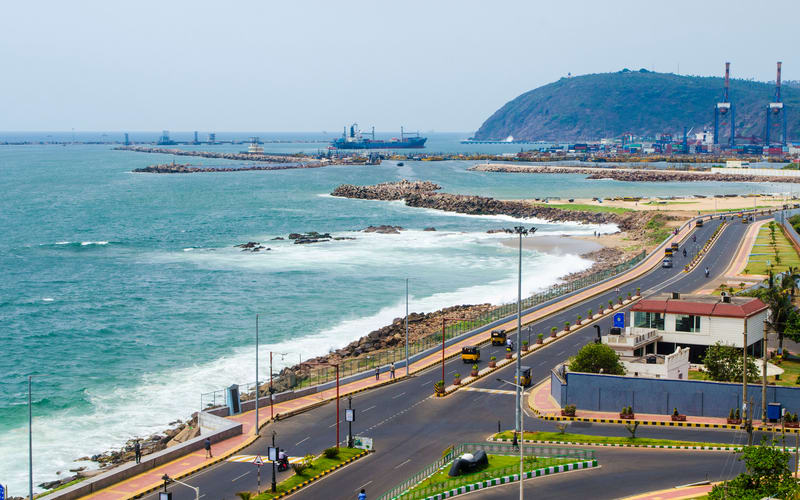
#> input picture vizag.jpg, 800 x 500 px, found by its file name
$ python cartoon_effect.py
#> lines starting #> are read from the running program, lines starting #| are printed output that depends on the picture; after the words box and inside, x2 and y2 are one past the last pixel; in counts of white or black regions, pixels touching at a corner belong together
import cv2
import numpy as np

img = cv2.imread('/Users/varun/Documents/cartoon_effect/vizag.jpg')
#> img is the input picture: shape (500, 800, 3); mean B, G, R 162.6, 157.8, 138.3
img = cv2.resize(img,(720,360))
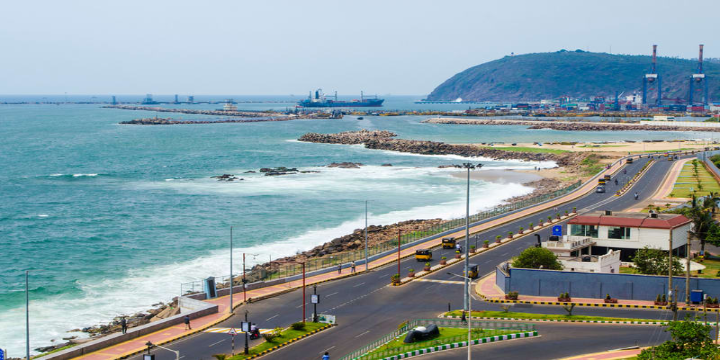
#> img: shape (360, 720, 3); mean B, G, R 162.5, 157.6, 138.2


gray_img = cv2.cvtColor(img,cv2.COLOR_BGR2GRAY)
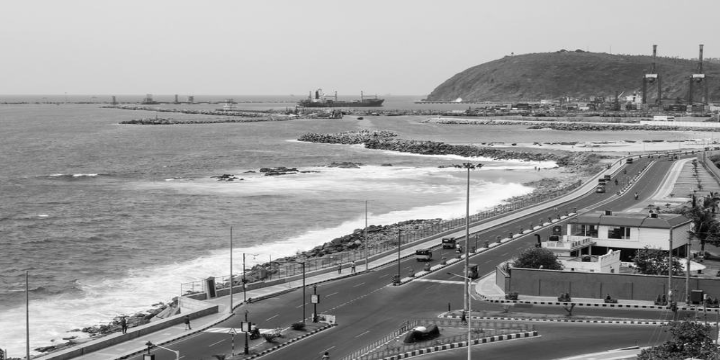
#> gray_img: shape (360, 720); min 1, max 254, mean 152.4
gray_edges = cv2.Canny(gray_img,127,255)
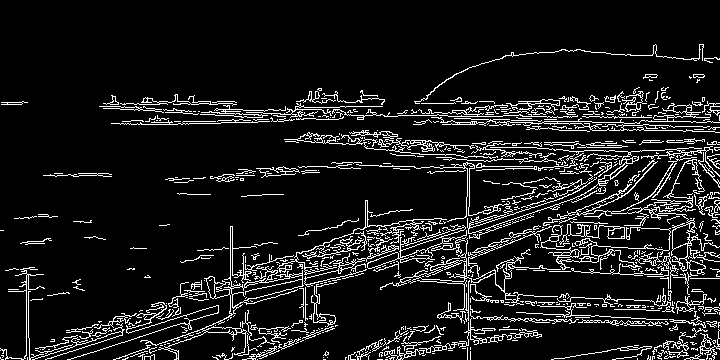
#> gray_edges: shape (360, 720); 10.2% white in thin lines or dots, all inside (x1, y1, x2, y2) = (0, 44, 720, 360)
gray_thresh = cv2.adaptiveThreshold(gray_img,255, cv2.ADAPTIVE_THRESH_GAUSSIAN_C, cv2.THRESH_BINARY,11,20)
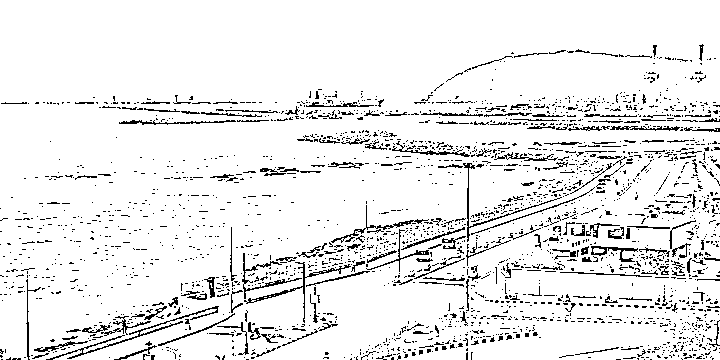
#> gray_thresh: shape (360, 720); 92% white; black in thin lines or dots, all inside (x1, y1, x2, y2) = (0, 44, 720, 360)


color_smooth = cv2.bilateralFilter(img,9,300,300)

color = cv2.bitwise_and(color_smooth,color_smooth,mask = gray_thresh)
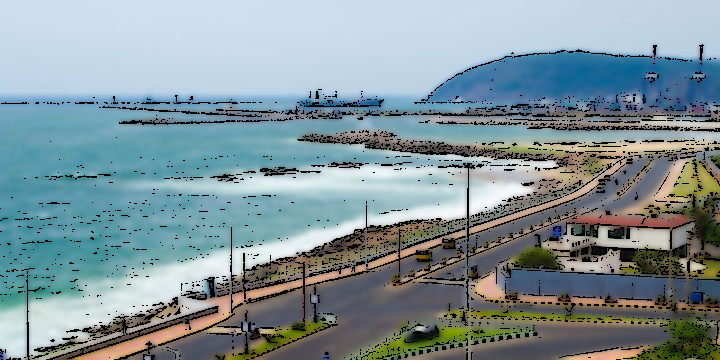
#> color: shape (360, 720, 3); mean B, G, R 153.8, 148.3, 129.1

x = img.shape[0]
#> x = 360
y = img.shape[1]
#> y = 720

final_image = np.zeros((2*x,y,3),np.uint8)

final_image[:x,:,:] = img
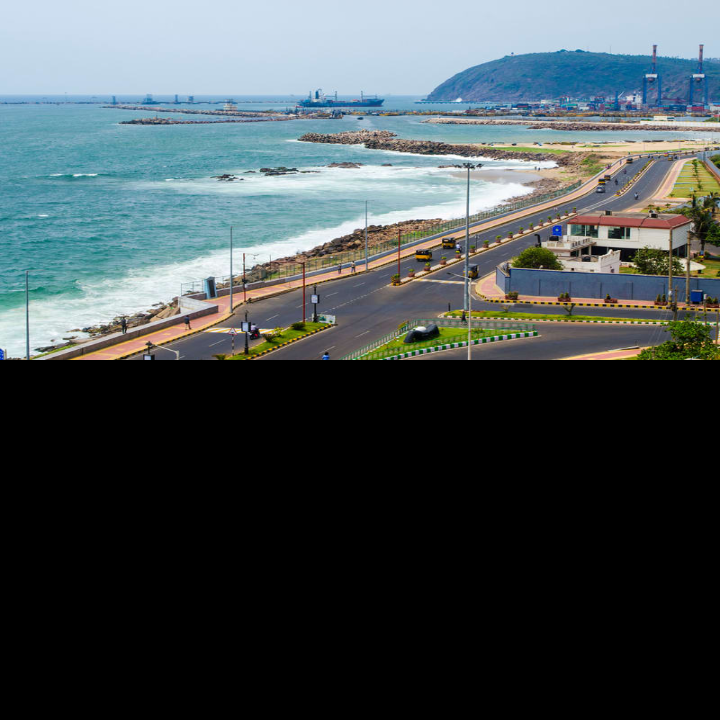
#> final_image: shape (720, 720, 3); mean B, G, R 81.2, 78.8, 69.1
final_image[x:,:,:] = color
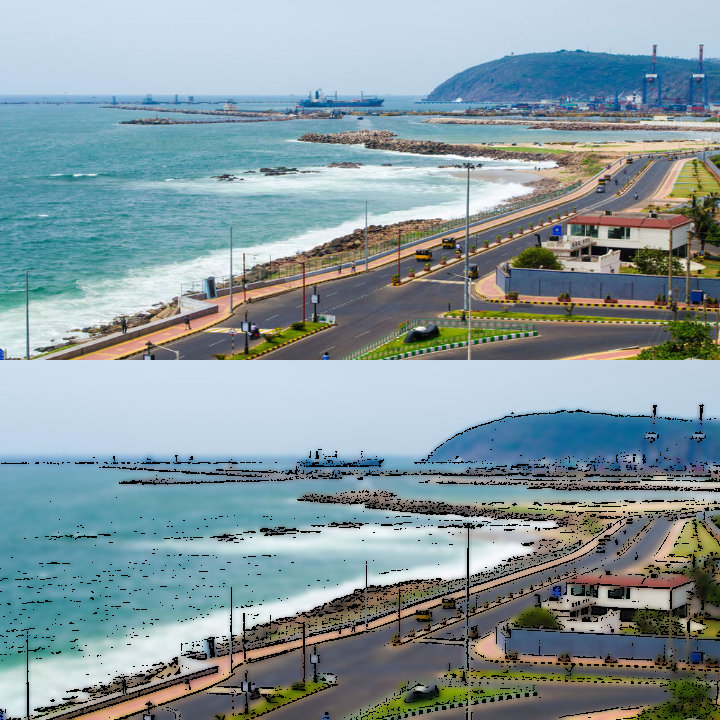
#> final_image: shape (720, 720, 3); mean B, G, R 158.1, 153, 133.7

cv2.imwrite('final_image.jpg',final_image)
cv2.imshow("Final",final_image)

cv2.waitKey(0)
cv2.destroyAllWindows()

$ run again, with rohit.jpg copied over vizag.jpg
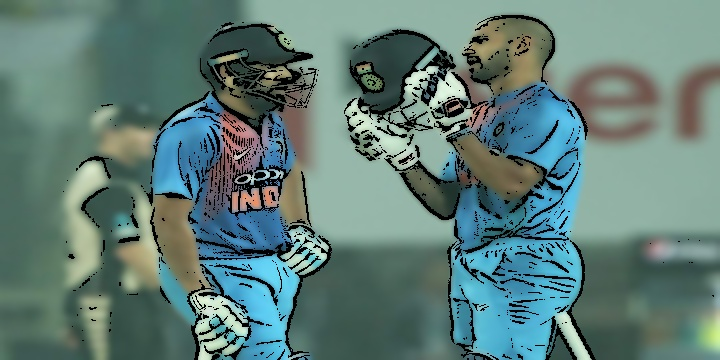
#> input picture rohit.jpg, 720 x 360 px, found by its file name
#> img is the input picture: shape (360, 720, 3); mean B, G, R 120.1, 125.6, 96.6
#> `gray_edges = cv2.Canny(gray_img,127,255)`:
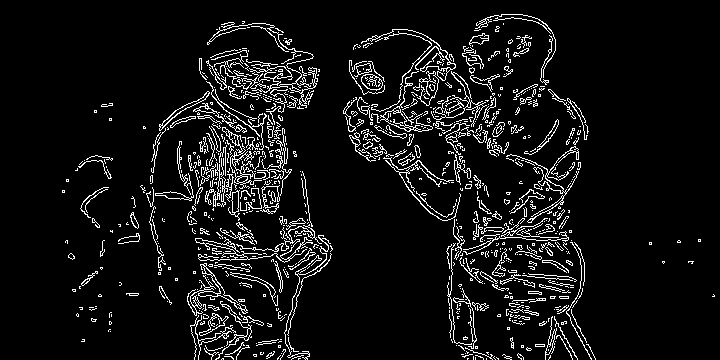
#> gray_edges: shape (360, 720); 7.4% white in thin lines or dots, all inside (x1, y1, x2, y2) = (62, 14, 715, 360)
#> gray_thresh: shape (360, 720); 92% white; black in thin lines or dots, all inside (x1, y1, x2, y2) = (63, 15, 714, 360)
#> `final_image[x:,:,:] = color`:
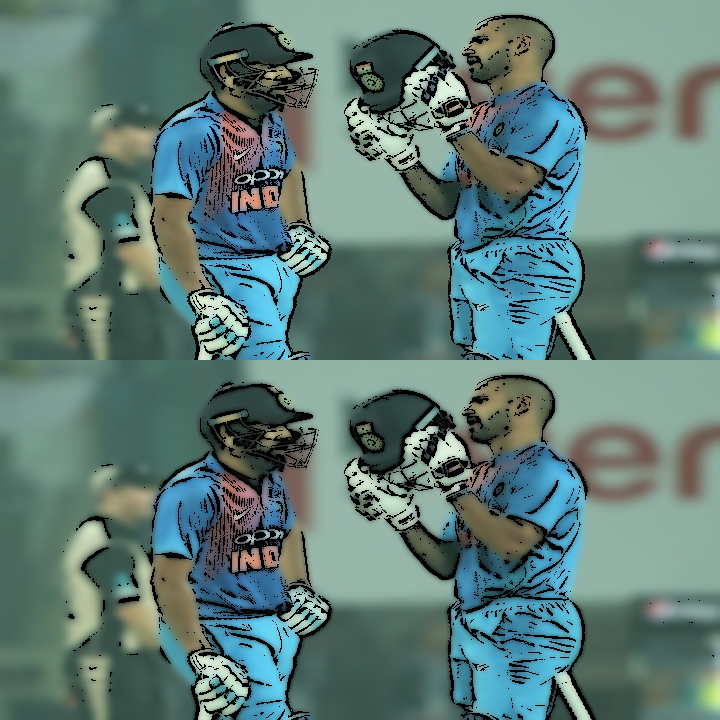
#> final_image: shape (720, 720, 3); mean B, G, R 118.2, 123.8, 95.3

$ run again, with breadboard.jpeg copied over vizag.jpg
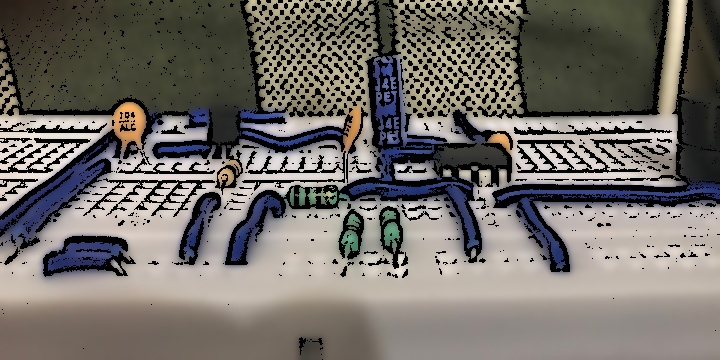
#> input picture breadboard.jpeg, 720 x 360 px, found by its file name
#> img is the input picture: shape (360, 720, 3); mean B, G, R 104.7, 110.2, 114.9
#> `gray_edges = cv2.Canny(gray_img,127,255)`:
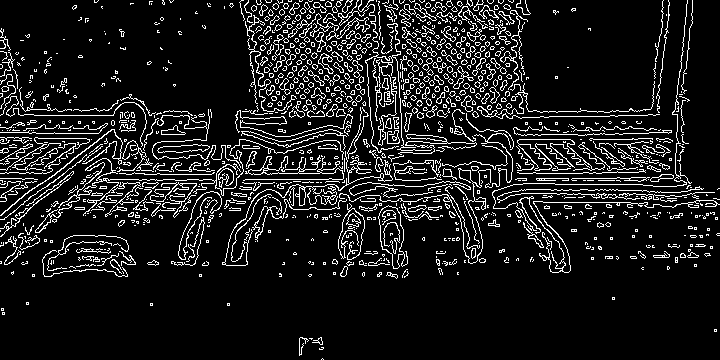
#> gray_edges: shape (360, 720); 11.1% white in thin lines or dots
#> gray_thresh: shape (360, 720); 84.7% white; 1412 black regions (1168 under 20 px), largest, box (x1, y1, x2, y2) and area: (225, 143, 512, 265) 3593, (492, 0, 693, 208) 1802, (338, 0, 403, 153) 1732
#> `final_image[x:,:,:] = color`:
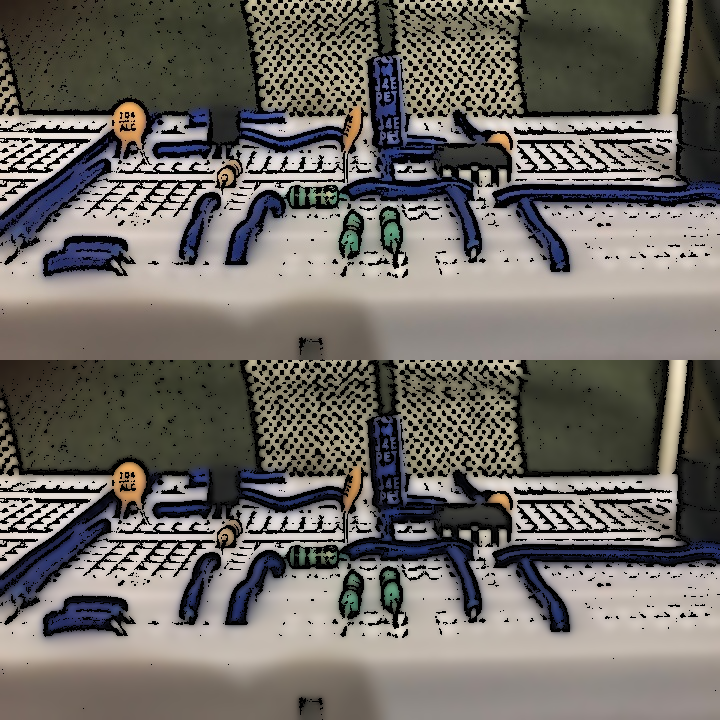
#> final_image: shape (720, 720, 3); mean B, G, R 102.4, 108, 112.6
